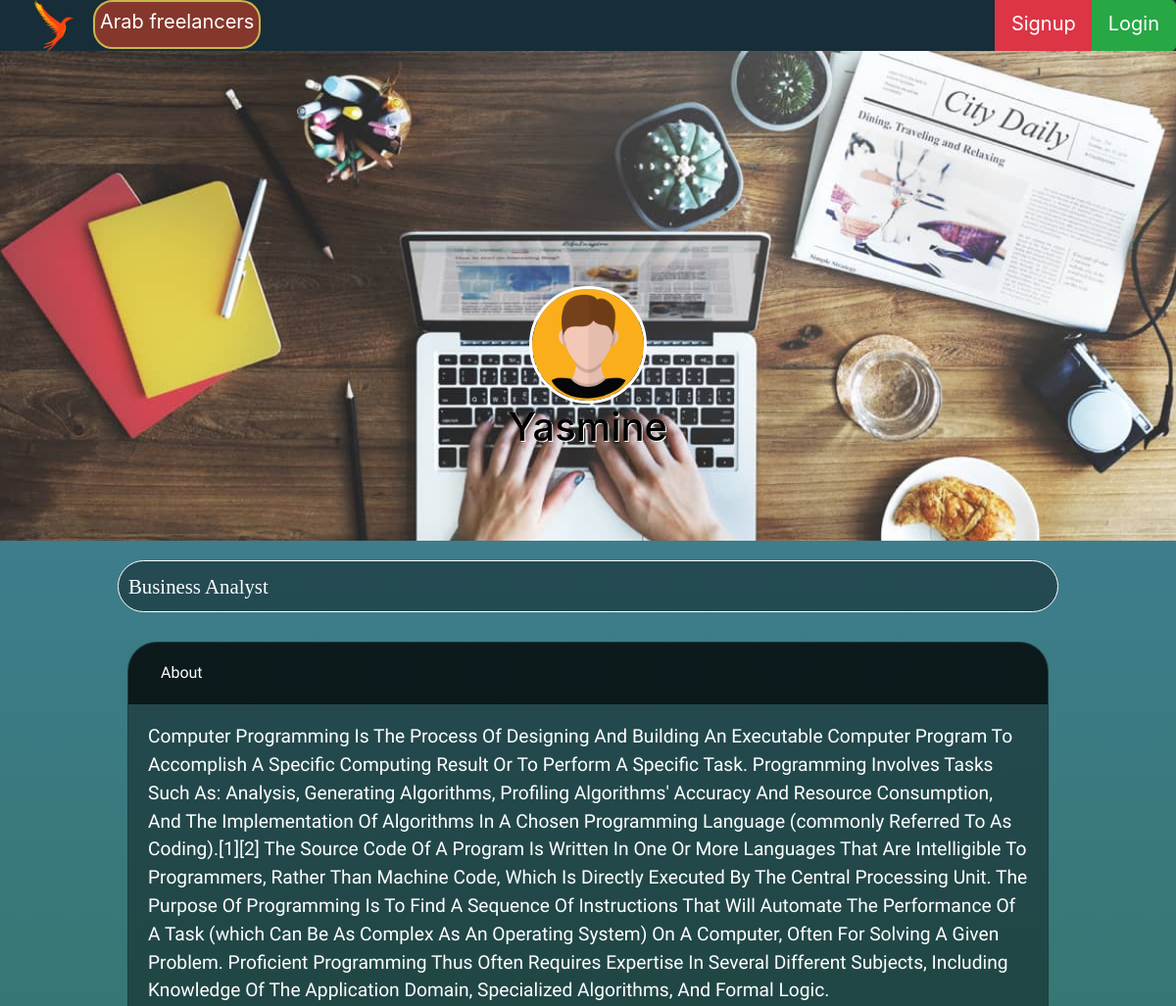
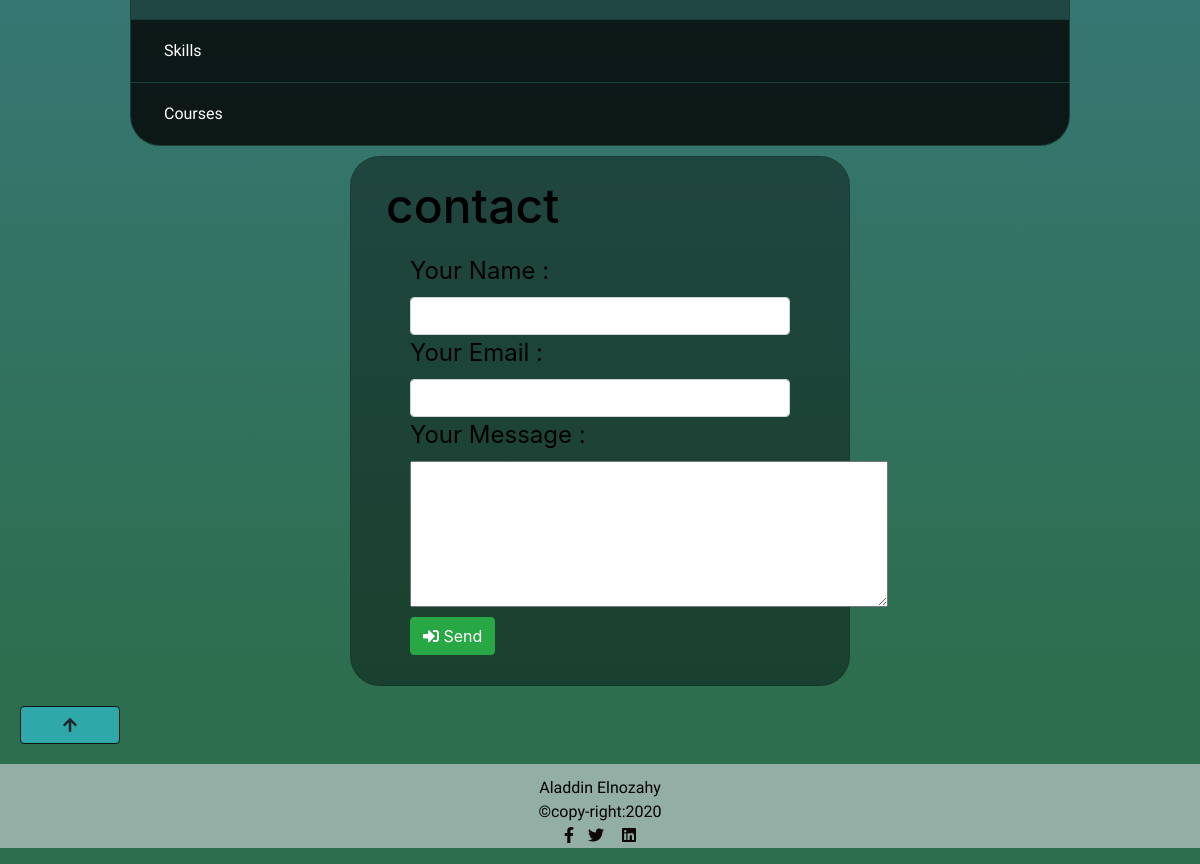
The page /profile.php?frid=4 on the database its author committed (2 pictures, top to bottom).
### tables this page shows
CREATE TABLE `freelancers` (
  `f_id` int(11) NOT NULL,
  `f_name` varchar(50) DEFAULT NULL,
  `f_job` varchar(50) NOT NULL,
  `f_phone` int(11) DEFAULT NULL,
  `pass` varchar(100) NOT NULL,
  `f_email` varchar(20) DEFAULT NULL,
  `photo` varchar(100) DEFAULT NULL,
  `description` longtext DEFAULT NULL
);

### profile.php (the view, shortened to what this page needs)
<?php
include 'includes/header.php' ;
include 'includes/navbar.php' ;
require 'admin/config.php';
$id=$_GET['frid'];
$sqlfree = "SELECT *  FROM freelancers WHERE f_id='$id'";
$query = mysqli_query($connection,$sqlfree);
$data = mysqli_fetch_array($query);
?>
    <div class="center" id="portofolio" style="background-image: url('media/cover.jpg');">
        <img id="imgsize" src="media/co.png" alt="profile img" >
        <h1>
        <?= ucwords( $data['f_name']); ?>
        </h1>
    </div>
    <div class="mini">
    <?= ucwords( $data['f_job']); ?>
    </div>
    <div class="accordion " id="accordionExample">
        <div class="card oco">
          <div class="card-header " id="headingOne">
            <h2 class="mb-0">
              <button class="btn btn-link btn-block text-left" type="button" data-toggle="collapse" data-target="#collapseOne" aria-expanded="true" aria-controls="collapseOne" style="color: white;">
                About
              </button>
            </h2>
          </div>
          <div id="collapseOne" class="collapse show" aria-labelledby="headingOne" data-parent="#accordionExample">
            <div class="card-body">
            <?= ucwords( $data['description']); ?>
            </div>
          </div>
        </div>
        <div class="card oco">
          <div class="card-header " id="headingTwo">
            <h2 class="mb-0">
              <button class="btn btn-link btn-block text-left collapsed" type="button" data-toggle="collapse" data-target="#collapseTwo" aria-expanded="false" aria-controls="collapseTwo" style="color: white;" >
                Skills
              </button>
            </h2>
          </div>
        </div>
        <div class="card oco">
          <div class="card-header" id="headingThree">
            <h2 class="mb-0">
              <button  class="btn btn-link btn-block text-left collapsed" type="button" data-toggle="collapse" data-target="#collapseThree" aria-expanded="false" aria-controls="collapseThree" style="color: white;">
                Courses
              </button>
            </h2>
          </div>
        </div>
      </div>
      <div class="card contact col-md-5" >
        <form method="post">
          <div class="card-body formc">
            <h2 id="contacth">contact</h2>
              <div class="form-group" style="width: 25rem;">
                <label >Your Name :</label>
                <input type="text" name="c_name"  class="form-control"  >
                <label for="c_email">Your Email :</label>
                <input type="email" name="c_email" class="form-control"  >
                <label for="exampleInputEmail1">Your Message :</label>
                <textarea  name="c_message" rows="4" cols="30" ></textarea>
                <button  type="submit" name="submit" class="btn btn-success  " ><i class="fas fa-sign-in-alt"></i> Send</button>
              </div>
          </div>
        </form>
      </div>
      <a  href="" ><button id="goup"  type="button" class="btn btn-warning"> <i class="fas fa-arrow-up"></i> </button> </a>
<?php include 'includes/footer.php' ?>

### css/app.css (style rules this page uses)
* { margin: 0; padding: 0; }
body { background-repeat: no-repeat; background-attachment: fixed; background: rgb(9, 226, 136); background: linear-gradient(0deg, rgb(45, 110, 79) 10%, rgb(67, 130, 160) 90%); background-repeat: no-repeat; background-attachment: fixed; background-position: center; }
.mini { border: solid 1px white; border-radius: 30px ; margin:20px auto; width: 80%; padding: 10px; font-family: 'Lora', serif; font-size: 1.3rem; color: white; background-color: rgba(0, 0, 0, 0.404); color: white; }
#imgsize { width: 10%; margin-top: 20%; border: solid 3px white; border-radius: 100%; }
h1 { color: rgb(0, 0, 0); text-shadow: 2px 5pxrgb(250 174 28); }
#portofolio { background-image: url("/media/cover.jpg"); background-repeat: no-repeat; background-size: cover; text-align: center; text-shadow: 1px 1px #fff; }
.center { height: 500px; }
.accordion { margin: auto; width: 80%; padding: 10px; font-family: 'Oxygen', sans-serif; border-radius: 20px; font-size: 1.2rem; }
#goup { width: 100PX; margin: 20px; }
.card { margin: auto; border-radius: 30px; background-color: rgba(0, 0, 0, 0.404); color: white; }
.btn-warning { color: #212529; background-color: #2ea8a8; border-color: #0d1412; }
.accordion>.card>.card-header { background-color: rgba(0, 0, 0, 0.65);; border-radius: 0; }
.contact { margin:auto; }
.form-group { padding: 10px; margin: auto; }
#contacth { font-size:2em; font-style: bold; }
.formc { color:black; font-size: 1.5em; }

### rows shown on the page
freelancers: f_name "Yasmine", f_job "Business Analyst", description "Computer Programming Is The Process Of Designing And Building An Executable Computer Program To Accomplish A Specific Computing Result Or To Perform A Specific Task. Programming Involves Tasks Such As: Analysis, Generating Algorithms, Profiling Algorithms' Accuracy And Resource Consumption, And The Implementation Of Algorithms In A Chosen Programming Language (commonly Referred To As Coding).[1][2] The Source Code Of A Program Is Written In One Or More Languages That Are Intelligible To Programmers, Rather Than Machine Code, Which Is Directly Executed By The Central Processing Unit. The Purpose Of Programming Is To Find A Sequence Of Instructions That Will Automate The Performance Of A Task…"
